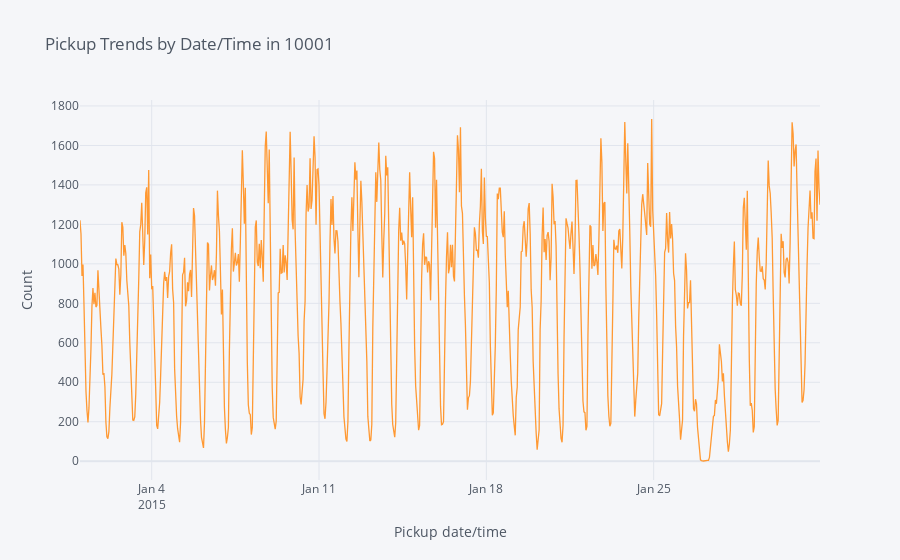

Source (notebook cell):
### Code cell
zipcode = '10001'
df[df['zip_code']==zipcode].set_index('pickup_hour')['cnt'].iplot(xTitle='Pickup date/time', yTitle='Count', title='Pickup Trends by Date/Time in {}'.format(zipcode))

### Figure 1 — Plotly figure (JSON) as saved in the notebook; plotly's stock layout.template omitted (floating-point values rounded to 4 significant figures; data arrays with more than 128 entries replaced by an {"elided": "..."} marker saying what was removed)
{"data": [{"line": {"color": "rgba(255, 153, 51, 1.0)", "dash": "solid", "shape": "linear", "width": 1.3}, "mode": "lines", "name": "cnt", "text": "", "type": "scatter", "x": {"elided": "740 str values"}, "y": {"elided": "740 int values"}}], "layout": {"legend": {"bgcolor": "#F5F6F9", "font": {"color": "#4D5663"}}, "paper_bgcolor": "#F5F6F9", "plot_bgcolor": "#F5F6F9", "title": {"font": {"color": "#4D5663"}, "text": "Pickup Trends by Date/Time in 10001"}, "xaxis": {"gridcolor": "#E1E5ED", "showgrid": true, "tickfont": {"color": "#4D5663"}, "title": {"font": {"color": "#4D5663"}, "text": "Pickup date/time"}, "zerolinecolor": "#E1E5ED"}, "yaxis": {"gridcolor": "#E1E5ED", "showgrid": true, "tickfont": {"color": "#4D5663"}, "title": {"font": {"color": "#4D5663"}, "text": "Count"}, "zerolinecolor": "#E1E5ED"}}}
